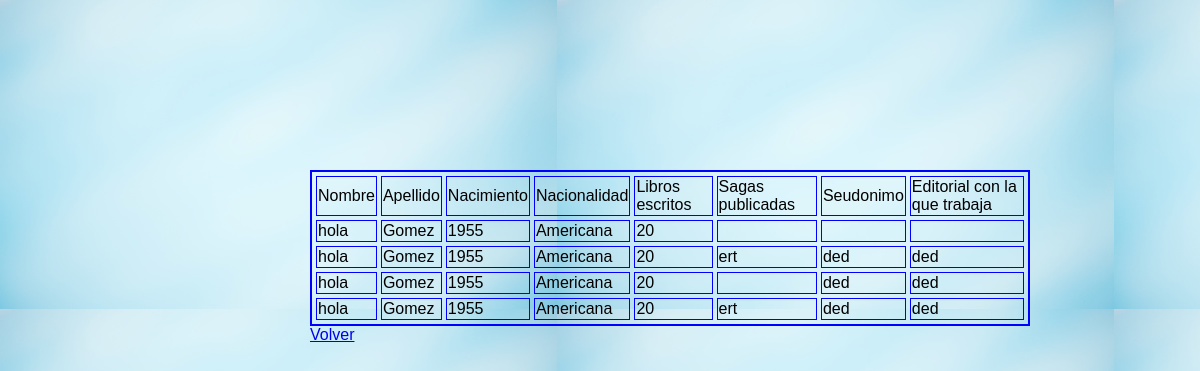
The app's page /mostrar_autor.php, older data.
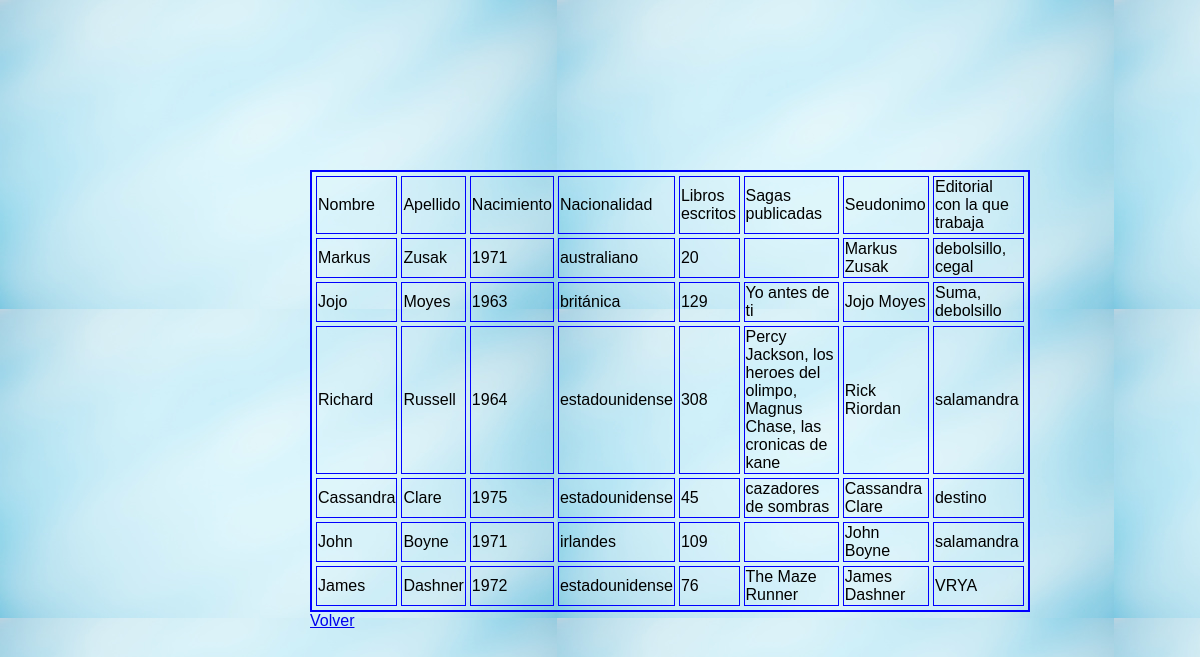
The same page, newer data.
### tables this page shows
CREATE TABLE `autores` (
  `id` int(11) NOT NULL,
  `Nombre` varchar(50) NOT NULL,
  `Apellido` varchar(50) NOT NULL,
  `Nacionalidad` varchar(50) NOT NULL,
  `Nacimiento` int(11) NOT NULL,
  `Libros` int(11) NOT NULL,
  `Sagas` varchar(250) NOT NULL,
  `Editoriales` varchar(250) NOT NULL,
  `Seudonimo` varchar(250) NOT NULL
);

### crud_autor.php (called while the page is built, shortened)
<?php
    class CrudAutor{
        function mostrar(){
            $db=Bd::conectar();
            $listaAutores=[];
            $select = $db->query('SELECT * FROM autores');
           foreach($select->fetchAll() as $autor){
               $myAutor=new Autor();
               $myAutor->SetId($autor['id']);
               $myAutor->SetNombre($autor['Nombre']);
               $myAutor->SetApellido($autor['Apellido']);
               $myAutor->SetNacionalidad($autor['Nacionalidad']);
               $myAutor->SetNacimiento($autor['Nacimiento']);
               $myAutor->SetLibros($autor['Libros']);
               $myAutor->SetSagas($autor['Sagas']);
               $myAutor->SetEditoriales($autor['Editoriales']);
               $myAutor->SetSeudonimo($autor['Seudonimo']);
               $listaAutores[]=$myAutor;
           }
           return $listaAutores;
           }
    }
?>

### autor.php (called while the page is built, shortened)
<?php
    class Autor{
            private $nombre;
            private $apellido;
            private $nacionalidad;
            private $nacimiento;
            private $libros;
            public function getNombre(){
                return $this->nombre;
            }
            public function setNombre($nombre){
                $this->nombre = $nombre;
            }
            public function getApellido(){
                return $this->apellido;
            }
            public function setApellido($apellido){
                 $this->apellido = $apellido;
            }
            public function getNacionalidad(){
                return $this->nacionalidad;
            }
            public function setNacionalidad($nacionalidad){
                 $this->nacionalidad = $nacionalidad;
            }
            public function getNacimiento(){
                return $this->nacimiento;
            }
            public function setNacimiento($nacimiento){
                 $this->nacimiento = $nacimiento;
            }
            public function getLibros(){
                return $this->libros;
            }
            public function setLibros($libros){
                 $this->libros = $libros;
            }
            public function getSagas(){
                return $this->sagas;
            }
            public function setSagas($sagas){
                $this->sagas=$sagas;
            }
            public function getEditoriales(){
                return $this->editoriales;
            }
            public function setEditoriales($editoriales){
                $this->editoriales=$editoriales;
            }
            public function getSeudonimo(){
                return $this->seudonimo;
            }
            public function setSeudonimo($seudonimo){
                $this->seudonimo=$seudonimo;
            }
    }
?>

### mostrar_autor.php (the view, shortened to what this page needs)
<?php
require_once('crud_autor.php');
require_once('autor.php');
$crud=new CrudAutor();
$listaAutores=$crud->mostrar();
?>
<html>
<head>
</head>
<body  background="fondo.jpg", style="font-family: Arial; margin:170px; margin-left: 310px;">
	<table border=2 ,  bordercolor="blue", cellspacing=4 , style="margin-top:150px;">
		<head>
			<td>Nombre</td>
			<td>Apellido</td>
			<td>Nacimiento</td>
			<td>Nacionalidad</td>
			<td>Libros escritos</td>
			<td>Sagas publicadas</td>
			<td>Seudonimo</td>
			<td>Editorial con la que trabaja</td>
		</head>
		<body>
			<?php foreach ($listaAutores as $autor) {?>
			<tr>
				<td><?php echo $autor->getNombre() ?></td>
				<td><?php echo $autor->getApellido() ?></td>
				<td><?php echo $autor->getNacimiento()?> </td>
				<td><?php echo $autor->getNacionalidad() ?></td>
				<td><?php echo $autor->getLibros() ?></td>
				<td><?php echo $autor->getSagas()?> </td>
				<td><?php echo $autor->getSeudonimo() ?></td>
				<td><?php echo $autor->getEditoriales() ?></td>
				</tr>
			<?php }?>
		</body>
	</table>
	<a href="index_autor.php">Volver</a>
</body>
</html>

Row changes from the older to the newer data that the page shows:
removed autores: Nombre "hola", Apellido "Gomez", Nacimiento "1955", Nacionalidad "Americana", Libros "20"
removed autores: Nombre "hola", Apellido "Gomez", Nacimiento "1955", Nacionalidad "Americana", Libros "20", Sagas "ert", Seudonimo "ded", Editoriales "ded"
removed autores: Nombre "hola", Apellido "Gomez", Nacimiento "1955", Nacionalidad "Americana", Libros "20", Seudonimo "ded", Editoriales "ded"
removed autores: Nombre "hola", Apellido "Gomez", Nacimiento "1955", Nacionalidad "Americana", Libros "20", Sagas "ert", Seudonimo "ded", Editoriales "ded"
added autores: Nombre "Markus", Apellido "Zusak", Nacimiento "1971", Nacionalidad "australiano", Libros "20", Seudonimo "Markus Zusak", Editoriales "debolsillo, cegal"
added autores: Nombre "Jojo", Apellido "Moyes", Nacimiento "1963", Nacionalidad "británica", Libros "129", Sagas "Yo antes de ti", Seudonimo "Jojo Moyes", Editoriales "Suma, debolsillo"
added autores: Nombre "Richard", Apellido "Russell", Nacimiento "1964", Nacionalidad "estadounidense", Libros "308", Sagas "Percy Jackson, los heroes del olimpo, Magnus Chase, las cronicas de kane", Seudonimo "Rick Riordan", Editoriales "salamandra"
added autores: Nombre "Cassandra", Apellido "Clare", Nacimiento "1975", Nacionalidad "estadounidense", Libros "45", Sagas "cazadores de sombras", Seudonimo "Cassandra Clare", Editoriales "destino"
added autores: Nombre "John", Apellido "Boyne", Nacimiento "1971", Nacionalidad "irlandes", Libros "109", Seudonimo "John Boyne", Editoriales "salamandra"
added autores: Nombre "James", Apellido "Dashner", Nacimiento "1972", Nacionalidad "estadounidense", Libros "76", Sagas "The Maze Runner", Seudonimo "James Dashner", Editoriales "VRYA"
